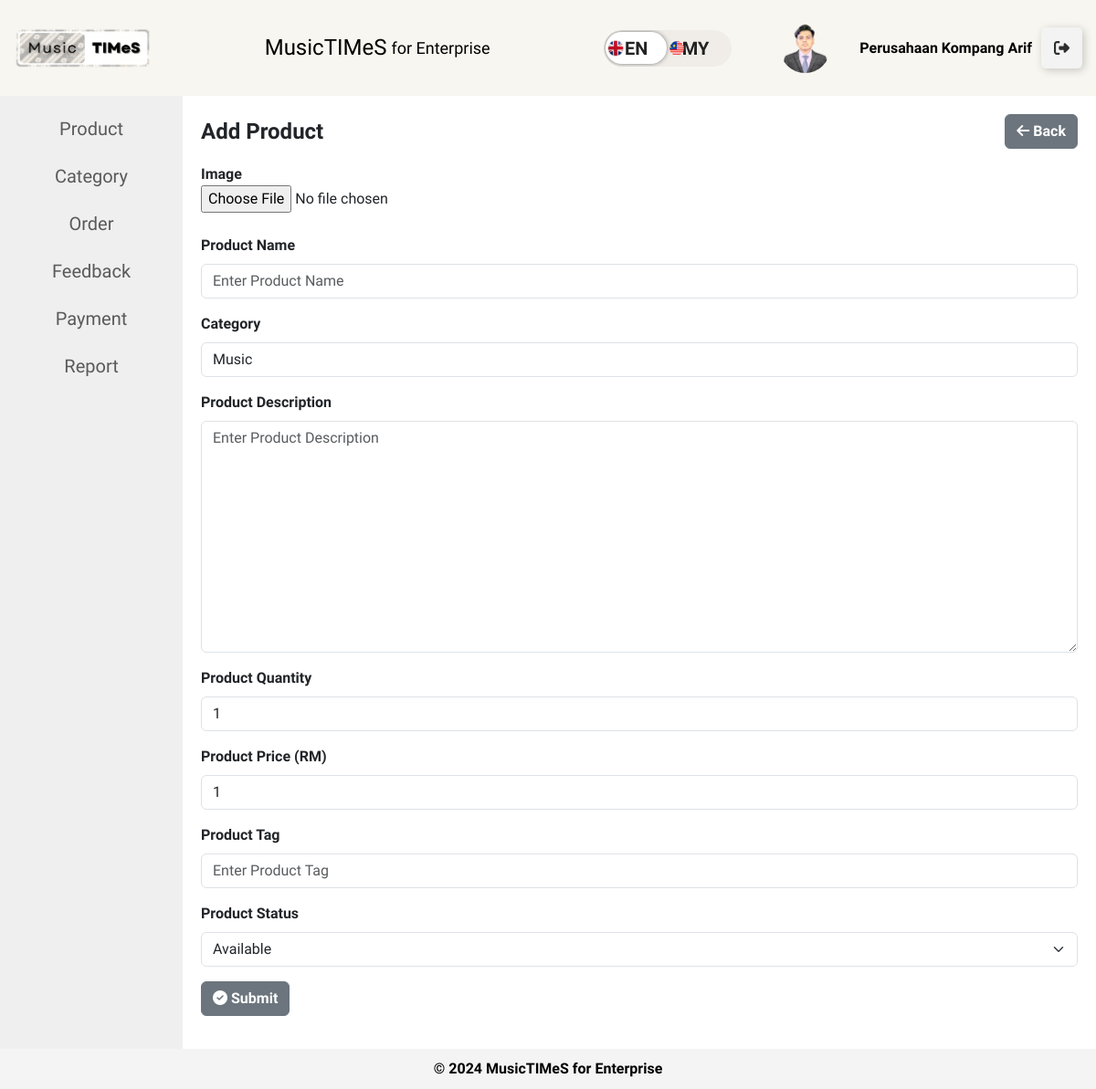
The app's page /enterprise/product-add.php (signed in) with its own data.
### tables this page shows
CREATE TABLE `enterprise` (
  `enterprise_id` int(11) NOT NULL,
  `enterprise_name` varchar(100) DEFAULT NULL,
  `enterprise_username` varchar(20) DEFAULT NULL,
  `enterprise_email` varchar(100) DEFAULT NULL,
  `enterprise_password` varchar(255) DEFAULT NULL,
  `enterprise_image` varchar(255) DEFAULT NULL,
  `enterprise_phone` varchar(15) DEFAULT NULL,
  `enterprise_address` text DEFAULT NULL,
  `ssm_certificate` varchar(255) DEFAULT NULL,
  `confirm_password` varchar(255) DEFAULT NULL
);

### enterprise/product-add.php (the view, shortened to what this page needs)
<?php include './layout/main.php';?>
<head>
</head>
<main>
    <?php include './layout/menu.php';?>
    <?php
        $enterprise_id = $_SESSION['enterprise_id'];
        $query = "SELECT * FROM category WHERE enterprise_id = $enterprise_id";
        $result = $conn->query($query);
    ?>
    <section>
        <div class="d-flex justify-content-between align-items-center mb-3">
            <h1 class="mb-0" style="font-weight: bold;"><?php echo __('add_product')?></h1>
            <a href="/musictimes/enterprise/product-listing.php" class="btn btn-secondary"><i class="fa-solid fa-arrow-left fa-beat-fade"></i><strong>  <?php echo __('back')?></strong></a>
        </div>
        <form action="/musictimes/enterprise/controller/product-add.php" method="post" enctype="multipart/form-data">
            <div class="form-group">
                <label for="productImage" style="font-weight: bold;"><?php echo __('image')?></label><br>
                <input type="file" accept="image/*" class="form-control-file" name="image" id="upload">
            </div>
            <br>
            <div class="mb-3">
                <label for="" class="form-label" style="font-weight: bold;"><?php echo __('product_name')?></label>
                <input type="text" name="product_name" class="form-control" autocomplete="off" placeholder="Enter Product Name" required>
            </div>
            <div class="mb-3">
                <label for="" class="form-label" style="font-weight: bold;"><?php echo __('category')?></label>
                <?php if ($result->num_rows > 0) { ?>
                    <select name="category_id" class="form-control" required>
                        <?php while($category = $result->fetch_assoc()) { ?>
                             <option value="<?=$category['category_id']?>"><?=$category['category_name']?></option>
                        <?php } ?>
                    </select>
                <?php } else { ?>
                    <p style="color: red; font-weight: bold;"><i class="fa-solid fa-face-smile-beam fa-beat-fade"></i> <?php echo __('no_category'); ?></p>
                <?php } ?>
            </div>
            <div class="mb-3">
                <label for="" class="form-label" style="font-weight: bold;"><?php echo __('product_description')?></label>
                <textarea name="product_desc" cols="30" rows="10" required class="form-control" placeholder="Enter Product Description"></textarea>
            </div>
            <div class="mb-3">
                <label for="" class="form-label" style="font-weight: bold;"><?php echo __('product_quantity')?></label>
                <input type="number" name="product_quantity" placeholder="Enter Product Quantity" class="form-control" value="1" required>
            </div>
            <div class="mb-3">
                <label for="" class="form-label" style="font-weight: bold;"><?php echo __('product_price')?> (RM)</label>
                <input type="number" name="product_price" value="1" required class="form-control">
            </div>
            <div class="mb-3">
                <label for="" class="form-label" style="font-weight: bold;"><?php echo __('product_tag')?></label>
                <input type="text" name="product_tag" autocomplete="off" placeholder="Enter Product Tag" class="form-control">
            </div>
            <div class="mb-3">
                <label for="" class="form-label" style="font-weight: bold;"><?php echo __('product_status')?></label>
                <select name="product_status" class="form-select">
                    <option value="Available"><?php echo __('available')?></option>
                </select>
            </div>
            <?php if ($result->num_rows > 0) { ?>
                <div class="mb-3">
                    <button type="submit" class="btn btn-secondary"><i class="fa-solid fa-circle-check fa-beat-fade"></i><strong>  <?php echo __('submit')?></strong></button>
                </div>
            <?php } ?>
        </form>
    </section>
</main>
<?php include './layout/footer.php';?>
</body>
</html>

### enterprise/layout/main.php (shortened to what this page needs)
<?php
include '../db.php';
?>
<?php
$language = 'en';
$langFile = "../languages/{$language}.php";
if (file_exists($langFile)) {
    $translations = include $langFile;
} else {
    $translations = [];
}
function __($key) {
    global $translations;
    return $translations[$key] ?? $key;
}
?>
<!DOCTYPE html>
<html lang="en">
<head>
    <link href="https://cdn.jsdelivr.net/npm/bootstrap@5.3.2/dist/css/bootstrap.min.css" rel="stylesheet">
    <link rel="stylesheet" href="../style/sidebar_enterprise.css">
</head>
<body>
<header>
    <img src="../image/logo.png" alt="MusicTIMeS Logo" id="logo">
    <h1>MusicTIMeS <span><?php echo __('title')?></span></h1>
    <div class="header-options">
        <div class="btn-container">
            <form method="post" id="languageForm">
                <label class="switch btn-language-mode-switch">
                    <label class="btn-language-mode-switch-inner" data-off="en" data-on="my" for="language_mode" style="text-transform: uppercase; display:flex;align-items:center; font-size:12px">
                        <img src="../image/england.png" alt="EN Flag" style="width: 20px; height: 20px; margin-left:3px; z-index:1000" /></img>
                        <img src="../image/malaysia.png" alt="MY Flag" style="width: 20px; height: 20px; margin-left:47px; z-index:1000" /></img>
                    </label>
                </label>
            </form>
        </div>
        <div class="profile-option" style="background-color: #F8F6F0;">
            <?php
                $enterprise_username = $_SESSION['enterprise_username'];
                $query = "SELECT enterprise_name, enterprise_image FROM enterprise WHERE enterprise_username='$enterprise_username'";
                $result = $conn->query($query);
                $enterprise = $result->fetch_assoc();
            ?>
            <div class="profile-info">
            <div class="profile-image">
                <?php
                $image_path = "/musictimes/image/enterprise/";
                $default_image = "/musictimes/image/default-profile-image.png";
                if (!empty($enterprise['enterprise_image']) && file_exists($_SERVER['DOCUMENT_ROOT'] . $image_path . $enterprise['enterprise_image'])) {
                    $image_path .= $enterprise['enterprise_image'];
                } else {
                    $image_path = $default_image;
                }
                echo '<img src="' . htmlspecialchars($image_path, ENT_QUOTES, 'UTF-8') . '" alt="Enterprise Profile Image" style="width: 50%; height: 50%; max-width: 100px; max-height: 100px; border-radius: 50%;">';
                ?>
            </div>
            <div class="profile-details">
                <a href="./enterprise-profile.php" class="enterprise-link" style="color: initial; text-decoration: none;" onmouseover="this.style.color='grey'" onmouseout="this.style.color='initial'">
                    <p class="enterprise-name"><?php echo $enterprise['enterprise_name']; ?></p>
                </a>
            </div>
            </div>
            </div>
        <div>
        <a class="logout-button" href="#" onclick="confirmLogout()">
        <div class="sign"></div>
        <div class="text"><?php echo __('logout')?></div></a>
            </div>
    </div>
</header>

### style/sidebar_enterprise.css (style rules this page uses)
* { font-family: "Freeman", sans-serif; }
body { font-family: Arial Narrow; margin: 0; padding: 0; display: flex; flex-direction: column; min-height: 100vh; background-color: #f4f4f4; }
header { background-color: #F8F6F0; color: black; padding: 15px; text-align: center; flex-shrink: 0; display: flex; justify-content: space-between; align-items: center; box-shadow: 0 2px 5px rgba(0, 0, 0, 0.2); }
#logo { max-width: 150px; height: auto; }
h1 { margin: 0; font-size: 1.5em; display: flex; align-items: center; }
span { font-weight: normal; font-size: 0.8em; margin-left: 5px; }
.header-options { display: flex; align-items: center; }
.language-dropdown, .profile-option, .logout-option { margin-left: 20px; }
.language-dropdown a, .profile-option a, .logout-option a { color: black; }
select { padding: 8px; border: none; border-radius: 4px; }
a { color: white; text-decoration: none; }
header span { font-size: large; }
.logout-button { --black: #000000; --ch-black: #141414; --eer-black: #1b1b1b; --night-rider: #2e2e2e; --white: #ffffff; --af-white: #f3f3f3; --ch-white: #e1e1e1; display: flex; align-items: center; justify-content: flex-start; width: 45px; height: 45px; border: none; border-radius: 5px; cursor: pointer; position: relative; overflow: hidden; transition-duration: .3s; box-shadow: 2px 2px 10px rgba(0, 0, 0, 0.199); background-color: var(--af-white); }
.sign { width: 100%; transition-duration: .3s; display: flex; align-items: center; justify-content: center; }
.sign svg { width: 17px; }
main { display: flex; flex: 1; background-color: #fff; }
section { flex: 1; padding: 20px; }
.btn-container { display: table-cell; vertical-align: middle; text-align: center; }
.btn-language-mode-switch { display: inline-block; margin: 0px; position: relative; }
.btn-language-mode-switch > label.btn-language-mode-switch-inner { margin: 0px; width: 140px; height: 40px; background-color: #f0ede9; border-radius: 26px; overflow: hidden; position: relative; transition: all 0.3s ease; display: block; }
.btn-language-mode-switch > label.btn-language-mode-switch-inner:before { content: attr(data-on); position: absolute; font-size: 20px; font-weight: 600; right: 25px; color: #222; }
.btn-language-mode-switch > label.btn-language-mode-switch-inner:after { content: attr(data-off); width: 67px; height: 35px; left: 2px; background: #fff; border-radius: 26px; position: absolute; font-size: 20px; display: flex; justify-content: center; text-align: center; transition: all 0.3s ease; box-shadow: 0px 0px 6px -2px #111; padding: 5px 0px; color: #222; font-weight: 600; align-items: center; }
.profile-option { display: flex; align-items: center; justify-content: space-between; padding: 10px; background-color: #F8F6F0; border-radius: 10px; }
.profile-info { display: flex; align-items: center; }
.profile-image img { width: 25%; height: 25%; max-width: 40px; max-height: 40px; border-radius: 50%; margin-right: 10px; }
.enterprise-name { font-weight: bold; margin: 0; }

### enterprise/layout/main.php (style rules this page uses)
.profile-details { position: relative; display: inline-block; }
.enterprise-link { color: initial; text-decoration: none; }

### enterprise/product-add.php (style rules this page uses)
* { font-family: "Freeman", sans-serif; }

### records on screen
enterprise: enterprise_image (picture), enterprise_name "Perusahaan Kompang Arif"

### other values on screen
__('title') "for Enterprise"
__('product') "Product"
__('category') "Category"
__('order') "Order"
__('feedback') "Feedback"
__('payment') "Payment"
__('report') "Report"
__('add_product') "Add Product"
__('back') "Back"
__('image') "Image"
__('product_name') "Product Name"
__('product_description') "Product Description"
__('product_quantity') "Product Quantity"
__('product_price') "Product Price"
__('product_tag') "Product Tag"
